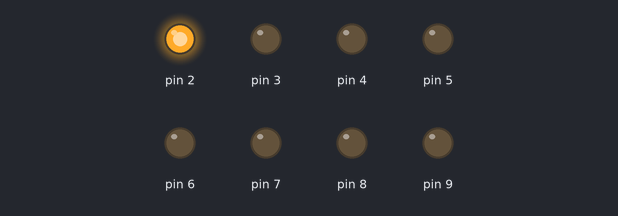
This sketch was run on a simulated Arduino Uno, built with avr-gcc and run on an emulated ATmega328P. On the bench: output pins drawn as LEDs (lit = HIGH).

Above: at 0.05 s.
At 1.05 s:
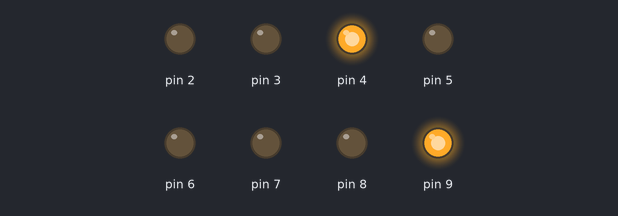
At 2.05 s:
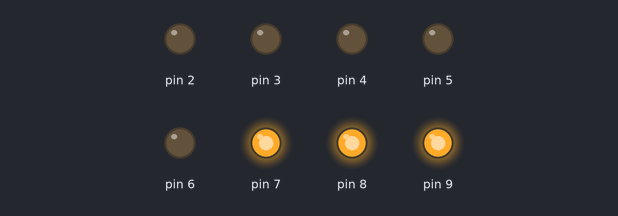
At 4.05 s:
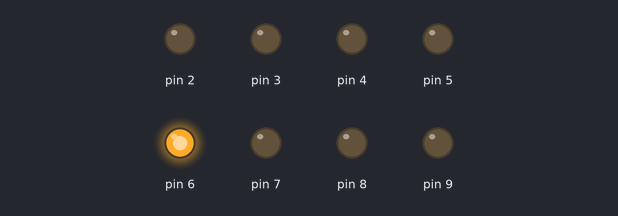
At 6.05 s:
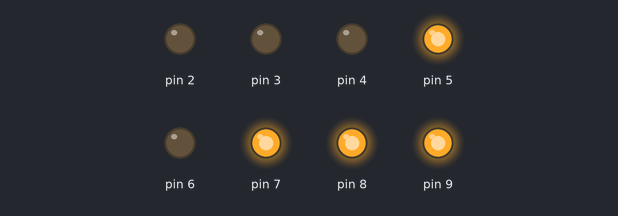
At 8.15 s:
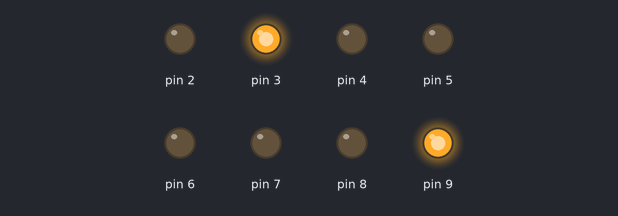
Timing chart, 0 to 8.4 s (numbered marks = the images above):
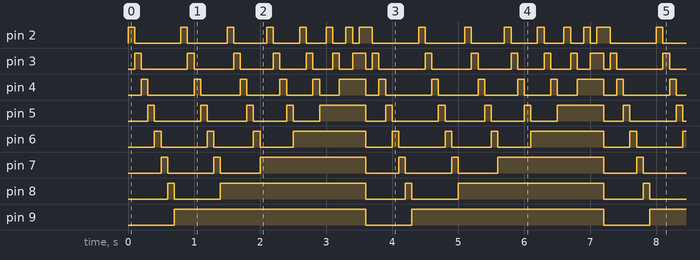

The sketch:

bai1.4.ino
```cpp
void setup() {
  // put your setup code here, to run once:
  for (int i = 2; i < 10; i++) {
    pinMode(i,OUTPUT);
  }
}

void loop() {
  // put your main code here, to run repeatedly:
  int  b = 10;
  for (int j = 2; j < 10; j++) {
    for (int i = 2; i < b; i++) {
      digitalWrite(i,1);
      delay(100);
      if (i != b-1) digitalWrite(i,0);
    }
    b--;
  }
  for (int i = 2; i < 10; i++) {
    digitalWrite(i,0);
  }
  b = 10;

}
```

Measured:
- by itself, pin 6: repeats every 3.6 s: LOW 0.70 s, HIGH 0.10 s, LOW 0.60 s, HIGH 0.10 s, LOW 0.50 s, HIGH 1.1 s, LOW 0.40 s, HIGH 0.10 s
- by itself, pin 7: repeats every 3.6 s: LOW 0.70 s, HIGH 0.10 s, LOW 0.60 s, HIGH 1.6 s, LOW 0.50 s, HIGH 0.10 s
- by itself, pin 8: repeats every 3.6 s: LOW 0.70 s, HIGH 2.2 s, LOW 0.60 s, HIGH 0.10 s
- by itself, pin 9: alternates HIGH for 2.9 s and LOW for 0.70 s
- by itself, pin 5: repeats every 3.6 s: LOW 0.70 s, HIGH 0.10 s, LOW 0.60 s, HIGH 0.10 s, LOW 0.50 s, HIGH 0.10 s, LOW 0.40 s, HIGH 0.70 s, LOW 0.30 s, HIGH 0.10 s
- by itself, pin 4: repeats every 3.6 s: LOW 0.70 s, HIGH 0.10 s, LOW 0.60 s, HIGH 0.10 s, LOW 0.50 s, HIGH 0.10 s, LOW 0.40 s, HIGH 0.10 s, LOW 0.30 s, HIGH 0.40 s, LOW 0.20 s, HIGH 0.10 s
